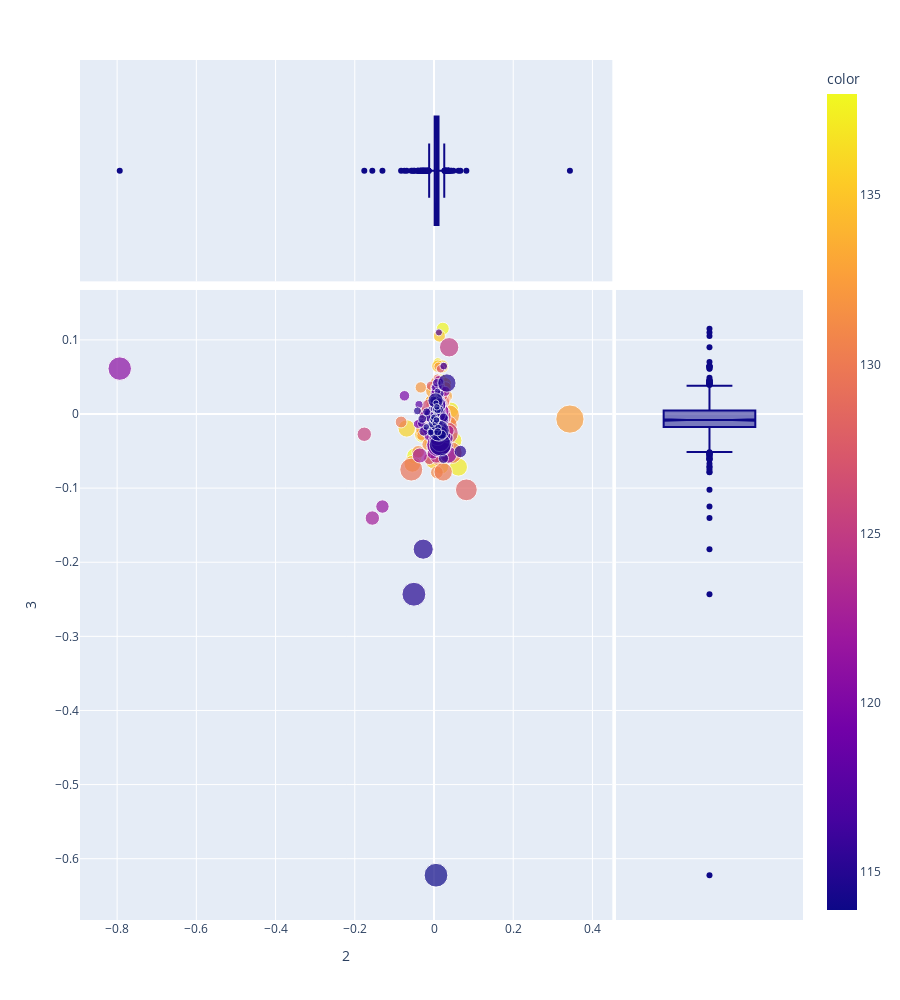

Notebook code cell kept with this figure:
### Code cell
px.scatter(LOADINGS.reset_index(), 2, 3, hover_name='term_str', 
           size=VOCAB.loc[VIDX].n, 
           color=LOADINGS.join(VOCAB['dfidf']).dfidf,
           marginal_x='box', marginal_y='box', height=1000)

### Figure 1 — Plotly figure (JSON) as saved in the notebook; plotly's stock layout.template omitted (floating-point values rounded to 4 significant figures; data arrays with more than 128 entries replaced by an {"elided": "..."} marker saying what was removed)
{"data": [{"hovertemplate": "<b>%{hovertext}</b><br><br>2=%{x}<br>3=%{y}<br>size=%{marker.size}<br>color=%{marker.color}<extra></extra>", "hovertext": {"elided": "1000 str values"}, "legendgroup": "", "marker": {"color": {"elided": "1000 float values"}, "coloraxis": "coloraxis", "size": {"elided": "1000 int values"}, "sizemode": "area", "sizeref": 2.945, "symbol": "circle"}, "mode": "markers", "name": "", "orientation": "v", "showlegend": false, "type": "scatter", "x": {"elided": "1000 float values"}, "xaxis": "x", "y": {"elided": "1000 float values"}, "yaxis": "y"}, {"alignmentgroup": "True", "hovertemplate": "<b>%{hovertext}</b><br><br>2=%{x}<extra></extra>", "hovertext": {"elided": "1000 str values"}, "legendgroup": "", "marker": {"color": "#0d0887", "symbol": "circle"}, "name": "", "notched": true, "offsetgroup": "", "showlegend": false, "type": "box", "x": {"elided": "1000 float values"}, "xaxis": "x3", "yaxis": "y3"}, {"alignmentgroup": "True", "hovertemplate": "<b>%{hovertext}</b><br><br>3=%{y}<extra></extra>", "hovertext": {"elided": "1000 str values"}, "legendgroup": "", "marker": {"color": "#0d0887", "symbol": "circle"}, "name": "", "notched": true, "offsetgroup": "", "showlegend": false, "type": "box", "xaxis": "x2", "y": {"elided": "1000 float values"}, "yaxis": "y2"}], "layout": {"coloraxis": {"colorbar": {"title": {"text": "color"}}, "colorscale": [[0, "#0d0887"], [0.1111, "#46039f"], [0.2222, "#7201a8"], [0.3333, "#9c179e"], [0.4444, "#bd3786"], [0.5556, "#d8576b"], [0.6667, "#ed7953"], [0.7778, "#fb9f3a"], [0.8889, "#fdca26"], [1, "#f0f921"]]}, "height": 1000, "legend": {"itemsizing": "constant", "tracegroupgap": 0}, "margin": {"t": 60}, "xaxis": {"anchor": "y", "domain": [0, 0.7363], "title": {"text": "2"}}, "xaxis2": {"anchor": "y2", "domain": [0.7413, 1], "matches": "x2", "showgrid": false, "showline": false, "showticklabels": false, "ticks": ""}, "xaxis3": {"anchor": "y3", "domain": [0, 0.7363], "matches": "x", "showgrid": true, "showticklabels": false}, "xaxis4": {"anchor": "y4", "domain": [0.7413, 1], "matches": "x2", "showgrid": false, "showline": false, "showticklabels": false, "ticks": ""}, "yaxis": {"anchor": "x", "domain": [0, 0.7326], "title": {"text": "3"}}, "yaxis2": {"anchor": "x2", "domain": [0, 0.7326], "matches": "y", "showgrid": true, "showticklabels": false}, "yaxis3": {"anchor": "x3", "domain": [0.7426, 1], "matches": "y3", "showgrid": false, "showline": false, "showticklabels": false, "ticks": ""}, "yaxis4": {"anchor": "x4", "domain": [0.7426, 1], "matches": "y3", "showgrid": true, "showline": false, "showticklabels": false, "ticks": ""}}}
